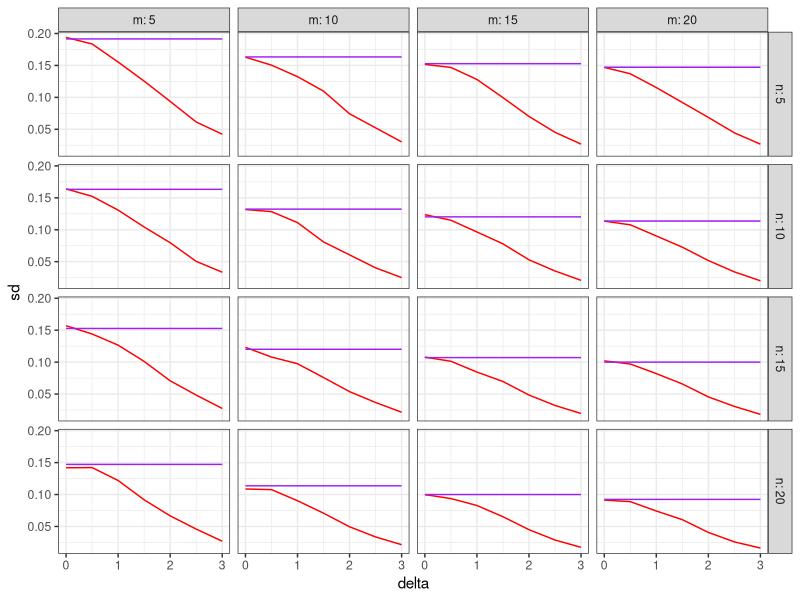

This chart was generated by the following R code:
## ---- chunk 1
NAP <- function(yA, yB) {
  m <- length(yA)
  n <- length(yB)
  U <- sum(sapply(yA, function(i) sapply(yB, function(j) (j > i) + 0.5 * (j == i))))
  U / (m * n)
}
## ---- chunk 2
yA <- c(4, 3, 4, 3, 4, 7, 5, 2, 3, 2)
yB <- c(5, 9, 7, 9, 7, 5, 9, 11, 11, 10, 9)
NAP(yA, yB)
## ---- chunk 3
sample_NAP <- function(delta, m, n, iterations) {
  NAPs <- replicate(iterations, {
    yA <- rnorm(m)
    yB <- rnorm(n, mean = delta)
    NAP(yA, yB)
  })
  data.frame(sd = sd(NAPs))
}

library(dplyr)
delta <- seq(0, 3, 0.5)
m <- c(5, 10, 15, 20)
n <- c(5, 10, 15, 20)
expand.grid(delta = delta, m = m, n = n) %>%
  group_by(delta, m, n) %>%
  do(sample_NAP(.$delta, .$m, .$n, iterations = 1000)) %>%
  mutate(se = sqrt((m + n + 1) / (12 * m * n))) ->
  NAP_sim

library(ggplot2)
ggplot(NAP_sim) + 
  facet_grid(n ~ m, labeller = "label_both") + 
  geom_line(aes(delta, sd), color = "red") + 
  geom_line(aes(delta, se), color = "purple") + 
  theme_bw()
